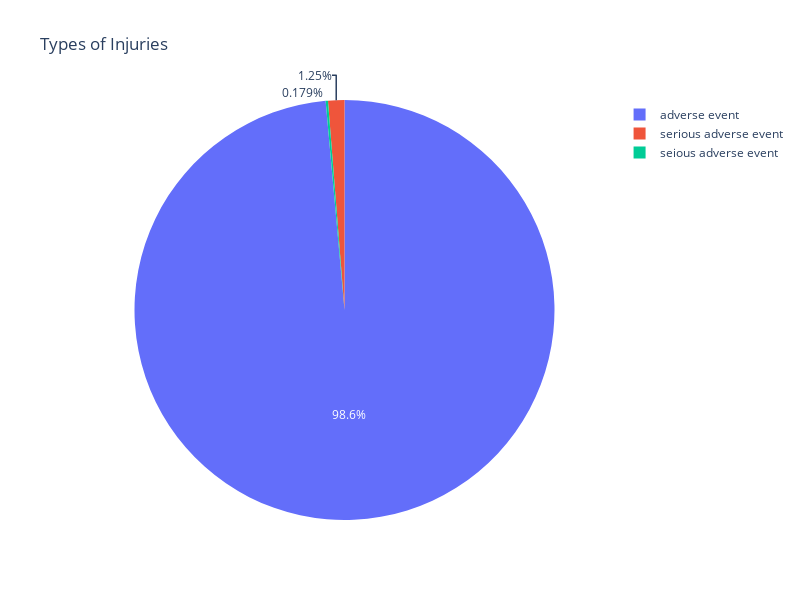

Source (notebook cell):
### Code cell
import plotly.express as px

fig_injuries = px.pie(df, names='Severity of incident', title='Types of Injuries')

fig_injuries.update_layout(width=800, height=600)

# Show the plot
fig_injuries.show()

### Figure 1 — Plotly figure (JSON) as saved in the notebook; plotly's stock layout.template omitted (floating-point values rounded to 4 significant figures; data arrays with more than 128 entries replaced by an {"elided": "..."} marker saying what was removed)
{"data": [{"domain": {"x": [0, 1], "y": [0, 1]}, "hovertemplate": "Severity of incident=%{label}<extra></extra>", "labels": {"elided": "558 str values"}, "legendgroup": "", "name": "", "showlegend": true, "type": "pie"}], "layout": {"height": 600, "legend": {"tracegroupgap": 0}, "title": {"text": "Types of Injuries"}, "width": 800}}
